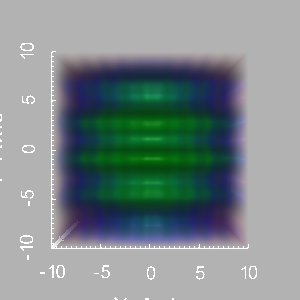

The Python source for this figure:
#!/usr/bin/env python
# Demonstrate volume rendering with vtkSmartVolumeMapper on analytic data.

import vtkmodules.vtkInteractionStyle  # noqa: F401
import vtkmodules.vtkRenderingFreeType  # noqa: F401
import vtkmodules.vtkRenderingOpenGL2  # noqa: F401

from vtkmodules.vtkCommonDataModel import vtkPiecewiseFunction
from vtkmodules.vtkImagingCore import vtkRTAnalyticSource
from vtkmodules.vtkRenderingAnnotation import vtkCubeAxesActor
from vtkmodules.vtkRenderingCore import (
    vtkColorTransferFunction,
    vtkRenderWindow,
    vtkRenderWindowInteractor,
    vtkRenderer,
    vtkVolume,
    vtkVolumeProperty,
)
from vtkmodules.vtkRenderingVolumeOpenGL2 import vtkSmartVolumeMapper

# Analytic source.
source = vtkRTAnalyticSource()
source.Update()

# Smart volume mapper.
mapper = vtkSmartVolumeMapper()
mapper.SetInputConnection(source.GetOutputPort())

# Volume actor.
volume = vtkVolume()
volume.SetMapper(mapper)
volume.GetProperty().SetScalarOpacityUnitDistance(10)

# Color transfer function.
color_tf = vtkColorTransferFunction()
color_tf.AddRGBPoint(0.0, 0.0, 0.0, 0.0)
color_tf.AddRGBPoint(64.0, 1.0, 0.0, 0.0)
color_tf.AddRGBPoint(128.0, 0.0, 0.0, 1.0)
color_tf.AddRGBPoint(192.0, 0.0, 1.0, 0.0)
color_tf.AddRGBPoint(255.0, 0.0, 0.2, 0.0)

# Opacity transfer function.
opacity_tf = vtkPiecewiseFunction()
opacity_tf.AddPoint(20, 0.0)
opacity_tf.AddPoint(255, 0.2)

# Volume property.
volume_property = vtkVolumeProperty()
volume_property.SetColor(color_tf)
volume_property.SetScalarOpacity(opacity_tf)
volume_property.ShadeOn()
volume_property.SetInterpolationTypeToLinear()

volume.SetProperty(volume_property)

# Rendering pipeline.
renderer = vtkRenderer()
renderer.AddActor(volume)

# Cube axes.
cube_axes = vtkCubeAxesActor()
cube_axes.SetCamera(renderer.GetActiveCamera())
cube_axes.SetBounds(source.GetOutput().GetBounds())
renderer.AddActor(cube_axes)

renderer.SetBackground(0.7, 0.7, 0.7)

render_window = vtkRenderWindow()
render_window.AddRenderer(renderer)
render_window.SetWindowName("volume smart mapper")
render_window.SetMultiSamples(0)

interactor = vtkRenderWindowInteractor()
interactor.SetRenderWindow(render_window)

# Scene
renderer.ResetCamera()

interactor.Initialize()
interactor.Start()
